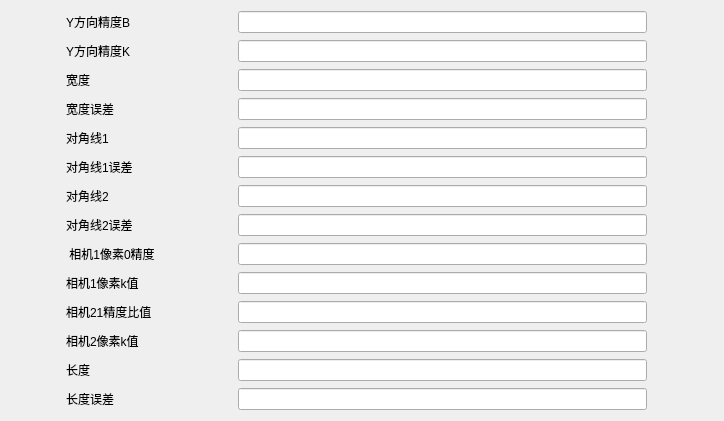
       <widget class="QWidget" name="XYLengthParam">
        <attribute name="title">
         <string notr="true">尺寸测量</string>
        </attribute>
        <widget class="QWidget" name="layoutWidget">
         <property name="geometry">
          <rect>
           <x>0</x>
           <y>10</y>
           <width>715</width>
           <height>402</height>
          </rect>
         </property>
         <layout class="QGridLayout" name="gridLayout_4">
          <item row="10" column="0">
           <widget class="QLabel" name="Camera21AccuracyRatioLB">
            <property name="text">
             <string>相机21精度比值</string>
            </property>
           </widget>
          </item>
          <item row="11" column="1">
           <widget class="QLineEdit" name="Camera2PixelKValueLE">
            <property name="maximumSize">
             <size>
              <width>409</width>
              <height>16777215</height>
             </size>
            </property>
           </widget>
          </item>
          <item row="11" column="0">
           <widget class="QLabel" name="Camera2PixelKValueLB">
            <property name="text">
             <string>相机2像素k值</string>
            </property>
           </widget>
          </item>
          <item row="3" column="0">
           <widget class="QLabel" name="WidthDeviationLB">
            <property name="text">
             <string>宽度误差</string>
            </property>
           </widget>
          </item>
          <item row="2" column="1">
           <widget class="QLineEdit" name="WidthLE">
            <property name="maximumSize">
             <size>
              <width>409</width>
              <height>16777215</height>
             </size>
            </property>
           </widget>
          </item>
          <item row="5" column="1">
           <widget class="QLineEdit" name="Digonal1DeviationLE">
            <property name="maximumSize">
             <size>
              <width>409</width>
              <height>16777215</height>
             </size>
            </property>
           </widget>
          </item>
          <item row="13" column="0">
           <widget class="QLabel" name="LengthDeviationLB">
            <property name="text">
             <string>长度误差</string>
            </property>
           </widget>
          </item>
          <item row="3" column="1">
           <widget class="QLineEdit" name="WidthDeviationLE">
            <property name="maximumSize">
             <size>
              <width>409</width>
              <height>16777215</height>
             </size>
            </property>
           </widget>
          </item>
          <item row="4" column="0">
           <widget class="QLabel" name="Digonal1LB">
            <property name="text">
             <string>对角线1</string>
            </property>
           </widget>
          </item>
          <item row="0" column="0">
           <widget class="QLabel" name="YAccuracyBLB">
            <property name="maximumSize">
             <size>
              <width>100</width>
              <height>16777215</height>
             </size>
            </property>
            <property name="text">
             <string>Y方向精度B</string>
            </property>
           </widget>
          </item>
          <item row="5" column="0">
           <widget class="QLabel" name="Digonal1DeviationLB">
            <property name="text">
             <string>对角线1误差</string>
            </property>
           </widget>
          </item>
          <item row="9" column="0">
           <widget class="QLabel" name="Camera1PixelKValueLB">
            <property name="text">
             <string>相机1像素k值</string>
            </property>
           </widget>
          </item>
          <item row="10" column="1">
           <widget class="QLineEdit" name="Camera21AccuracyRatioLE">
            <property name="maximumSize">
             <size>
              <width>409</width>
              <height>16777215</height>
             </size>
            </property>
           </widget>
          </item>
          <item row="13" column="1">
           <widget class="QLineEdit" name="LengthDeviationLE">
            <property name="maximumSize">
             <size>
              <width>409</width>
              <height>16777215</height>
             </size>
            </property>
           </widget>
          </item>
          <item row="8" column="0">
           <widget class="QLabel" name="Camera1Pixel0AccuracyLB">
            <property name="text">
             <string> 相机1像素0精度</string>
            </property>
           </widget>
          </item>
          <item row="7" column="0">
           <widget class="QLabel" name="Digonal2DeviationLB">
            <property name="text">
             <string>对角线2误差</string>
            </property>
           </widget>
          </item>
          <item row="8" column="1">
           <widget class="QLineEdit" name="Camera1Pixel0AccuracyLE">
            <property name="maximumSize">
             <size>
              <width>409</width>
              <height>16777215</height>
             </size>
            </property>
           </widget>
          </item>
          <item row="4" column="1">
           <widget class="QLineEdit" name="Digonal1LE">
            <property name="maximumSize">
             <size>
              <width>409</width>
              <height>16777215</height>
             </size>
            </property>
           </widget>
          </item>
          <item row="2" column="0">
           <widget class="QLabel" name="WidthLB">
            <property name="text">
             <string>宽度</string>
            </property>
           </widget>
          </item>
          <item row="12" column="0">
           <widget class="QLabel" name="LengthLB">
            <property name="text">
             <string>长度</string>
            </property>
           </widget>
          </item>
          <item row="6" column="1">
           <widget class="QLineEdit" name="Digonal2LE">
            <property name="maximumSize">
             <size>
              <width>409</width>
              <height>16777215</height>
             </size>
            </property>
           </widget>
          </item>
          <item row="0" column="1">
           <widget class="QLineEdit" name="YAccuracyBLE">
            <property name="minimumSize">
             <size>
              <width>409</width>
              <height>0</height>
             </size>
            </property>
            <property name="maximumSize">
             <size>
              <width>409</width>
              <height>16777215</height>
             </size>
            </property>
           </widget>
          </item>
          <item row="1" column="1">
           <widget class="QLineEdit" name="YAccuracyKLE">
            <property name="maximumSize">
             <size>
              <width>409</width>
              <height>16777215</height>
             </size>
            </property>
           </widget>
          </item>
          <item row="9" column="1">
           <widget class="QLineEdit" name="Camera1PixelKValueLE">
            <property name="maximumSize">
             <size>
              <width>409</width>
              <height>16777215</height>
             </size>
            </property>
           </widget>
          </item>
          <item row="7" column="1">
           <widget class="QLineEdit" name="Digonal2DeviationLE">
            <property name="maximumSize">
             <size>
              <width>409</width>
              <height>16777215</height>
             </size>
            </property>
           </widget>
          </item>
          <item row="6" column="0">
           <widget class="QLabel" name="Diagonal2LB">
            <property name="text">
             <string>对角线2</string>
            </property>
           </widget>
          </item>
          <item row="1" column="0">
           <widget class="QLabel" name="YAccuracyKLB">
            <property name="text">
             <string>Y方向精度K</string>
            </property>
           </widget>
          </item>
          <item row="12" column="1">
           <widget class="QLineEdit" name="LengthLE">
            <property name="maximumSize">
             <size>
              <width>409</width>
              <height>16777215</height>
             </size>
            </property>
           </widget>
          </item>
         </layout>
        </widget>
       </widget>
